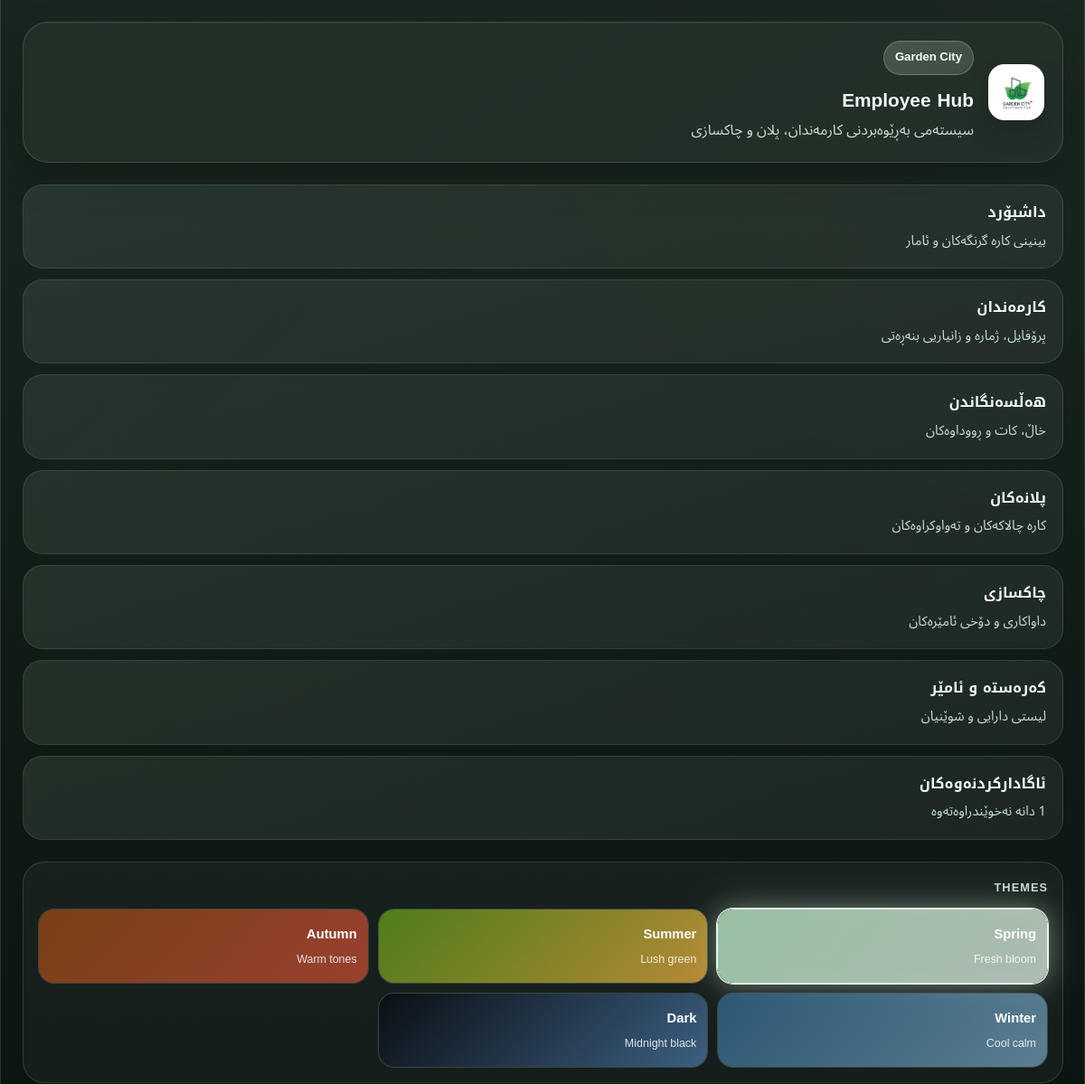
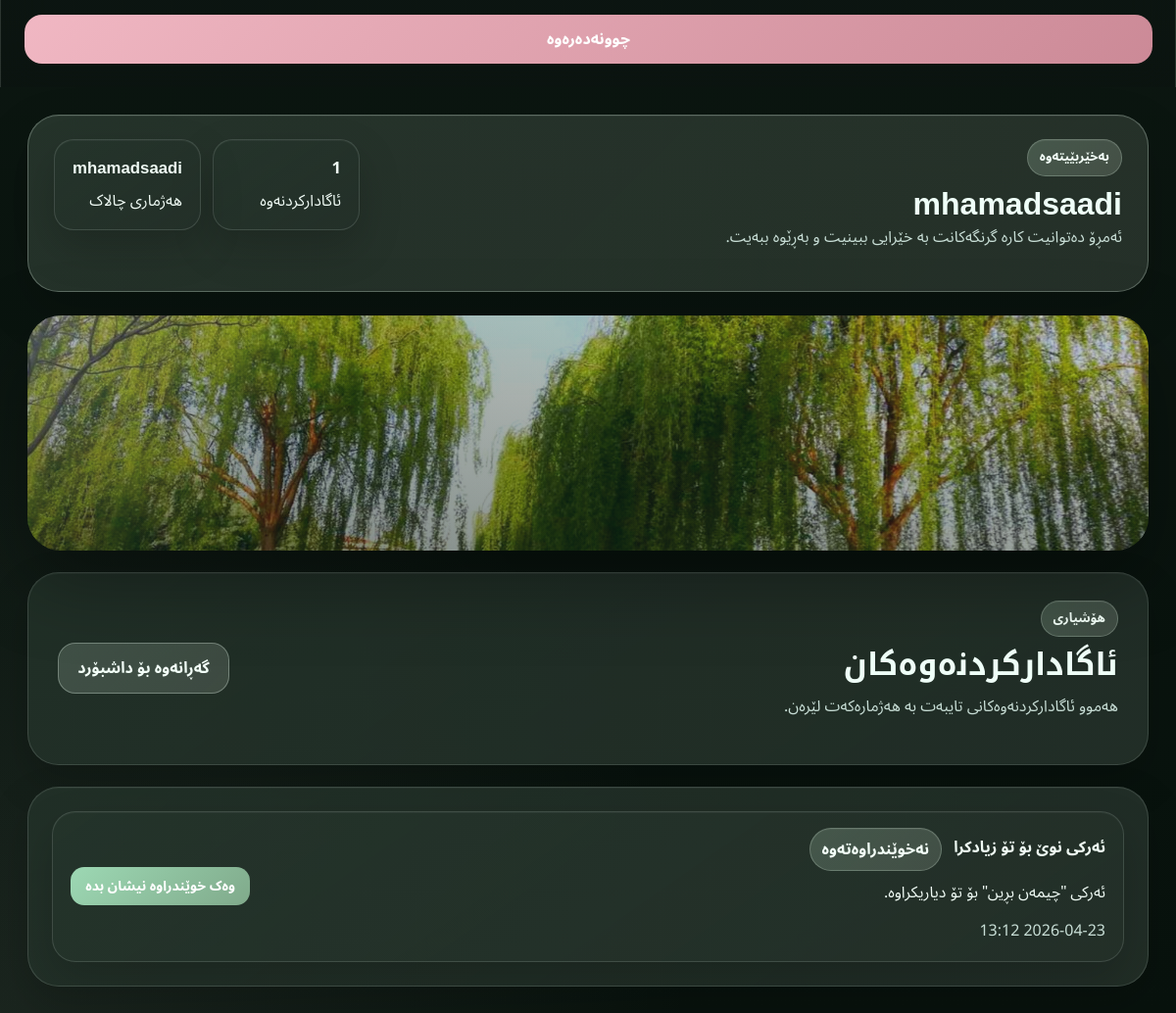
Screenshot of /notifications/ (signed in) with the database file from the repository (2 pictures, top to bottom).
### employees/models.py (models this page shows, shortened)
class Notification(models.Model):
    user = models.ForeignKey(User, on_delete=models.CASCADE, related_name='notifications')
    title = models.CharField(max_length=200)
    message = models.TextField()
    is_read = models.BooleanField(default=False)
    created_at = models.DateTimeField(auto_now_add=True)

### employees/views.py (the view)
# urls.py: path('notifications/', notification_list, name='notification_list'),
@login_required
def notification_list(request):
    notifications = Notification.objects.filter(user=request.user).order_by('-created_at')
    return render(request, 'employees/notification_list.html', {'notifications': notifications})

### employees/views.py (called while the page is built)
def unread_notifications_count(request):
    if request.user.is_authenticated:
        count = Notification.objects.filter(user=request.user, is_read=False).count()
        return {'unread_notifications_count': count}
    return {'unread_notifications_count': 0}

### employees/templates/employees/notification_list.html (shortened to what this page needs)
{% extends 'employees/base.html' %}
{% block banner_class %}page-banner-notifications{% endblock %}
{% block content %}
<section class="page-header-card">
    <div>
        <div class="eyebrow">هۆشیاری</div>
        <h2 class="section-title">ئاگادارکردنەوەکان</h2>
        <p class="section-copy">هەموو ئاگادارکردنەوەکانی تایبەت بە هەژمارەکەت لێرەن.</p>
    </div>
    <div class="header-actions">
        <a href="/dashboard/" class="btn btn-secondary">گەڕانەوە بۆ داشبۆرد</a>
    </div>
</section>
<section class="surface-card">
    <div class="stack-list">
        {% for n in notifications %}
            <article class="notification-card {% if not n.is_read %}notification-card-unread{% endif %}">
                <div>
                    <div class="notification-title-row">
                        <strong>{{ n.title }}</strong>
                        <span class="mini-badge {% if n.is_read %}mini-badge-success{% else %}mini-badge-warm{% endif %}">
                            {% if n.is_read %}خوێندراوەتەوە{% else %}نەخوێندراوەتەوە{% endif %}
                        </span>
                    </div>
                    <p class="notification-copy">{{ n.message }}</p>
                    <span class="notification-time">{{ n.created_at|date:"Y-m-d H:i" }}</span>
                </div>
                <div>
                    {% if not n.is_read %}
                        <a href="/notifications/{{ n.id }}/read/" class="btn btn-success btn-sm">وەک خوێندراوە نیشان بدە</a>
                    {% endif %}
                </div>
            </article>
        {% empty %}
            <div class="empty-state">
                <strong>هیچ ئاگادارکردنەوەیەک نییە</strong>
                <span>کاتێک ئەرکێک بۆ تۆ دابنرێت یان شتێکی نوێ هەبێت، لێرە دەردەکەوێت.</span>
            </div>
        {% endfor %}
    </div>
</section>
{% endblock %}

### employees/templates/employees/base.html (shortened to what this page needs)
{% load static %}
<!DOCTYPE html>
<html lang="ckb" dir="rtl">
<head>
    <link href="https://cdn.jsdelivr.net/npm/bootstrap@5.3.0/dist/css/bootstrap.min.css" rel="stylesheet">
    <link href="{% static 'css/app.css' %}?v=20260425i" rel="stylesheet">
</head>
<body class="theme-spring">
{% if request.user.is_authenticated %}
<div class="app-shell">
    <aside class="sidebar-panel" id="app-sidebar">
        <div class="brand-block">
            <img src="{% static 'images/garden-city-logo.jpg' %}" alt="Garden City" class="brand-logo">
            <div>
                <div class="brand-kicker">Garden City</div>
                <div class="brand-title">Employee Hub</div>
                <div class="brand-copy">سیستەمی بەڕێوەبردنی کارمەندان، پلان و چاکسازی</div>
            </div>
        </div>
        <nav class="sidebar-nav">
            <a href="/dashboard/" class="nav-link-tile">
                <span class="nav-link-title">داشبۆرد</span>
                <span class="nav-link-copy">بینینی کارە گرنگەکان و ئامار</span>
            </a>
            <a href="/employees/" class="nav-link-tile">
                <span class="nav-link-title">کارمەندان</span>
                <span class="nav-link-copy">پرۆفایل، ژمارە و زانیاریی بنەڕەتی</span>
            </a>
            <a href="/scores/" class="nav-link-tile">
                <span class="nav-link-title">هەڵسەنگاندن</span>
                <span class="nav-link-copy">خاڵ، کات و ڕووداوەکان</span>
            </a>
            <a href="/tasks/" class="nav-link-tile">
                <span class="nav-link-title">پلانەکان</span>
                <span class="nav-link-copy">کارە چالاکەکان و تەواوکراوەکان</span>
            </a>
            <a href="/maintenance/" class="nav-link-tile">
                <span class="nav-link-title">چاکسازی</span>
                <span class="nav-link-copy">داواکاری و دۆخی ئامێرەکان</span>
            </a>
            <a href="/assets/" class="nav-link-tile">
                <span class="nav-link-title">کەرەستە و ئامێر</span>
                <span class="nav-link-copy">لیستی دارایی و شوێنیان</span>
            </a>
            <a href="/notifications/" class="nav-link-tile">
                <span class="nav-link-title">ئاگادارکردنەوەکان</span>
                <span class="nav-link-copy">{{ unread_notifications_count }} دانە نەخوێندراوەتەوە</span>
            </a>
        </nav>
        <div class="sidebar-footer">
            <div class="theme-switcher-panel">
                <div class="theme-switcher-label">Themes</div>
                <div class="theme-switcher-grid">
                    <button type="button" class="theme-swatch" data-theme="theme-spring">
                        <span class="theme-swatch-title">Spring</span>
                        <span class="theme-swatch-copy">Fresh bloom</span>
                    </button>
                    <button type="button" class="theme-swatch" data-theme="theme-summer">
                        <span class="theme-swatch-title">Summer</span>
                        <span class="theme-swatch-copy">Lush green</span>
                    </button>
                    <button type="button" class="theme-swatch" data-theme="theme-autumn">
                        <span class="theme-swatch-title">Autumn</span>
                        <span class="theme-swatch-copy">Warm tones</span>
                    </button>
                    <button type="button" class="theme-swatch" data-theme="theme-winter">
                        <span class="theme-swatch-title">Winter</span>
                        <span class="theme-swatch-copy">Cool calm</span>
                    </button>
                    <button type="button" class="theme-swatch" data-theme="theme-dark">
                        <span class="theme-swatch-title">Dark</span>
                        <span class="theme-swatch-copy">Midnight black</span>
                    </button>
                </div>
            </div>
            <a href="/logout/" class="btn btn-danger w-100 mt-3">چوونەدەرەوە</a>
        </div>
    </aside>
    <main class="content-shell">
        <header class="topbar-panel">
            <div class="topbar-intro">
                <div class="topbar-intro-copy">
                    <div class="eyebrow">بەخێربێیتەوە</div>
                    <h1 class="topbar-title">{{ request.user.get_full_name|default:request.user.username }}</h1>
                    <p class="topbar-copy">ئەمڕۆ دەتوانیت کارە گرنگەکانت بە خێرایی ببینیت و بەڕێوە ببەیت.</p>
                </div>
            </div>
            <div class="status-cluster">
                <div class="status-pill">
                    <strong>{{ unread_notifications_count }}</strong>
                    <span>ئاگادارکردنەوە</span>
                </div>
                <div class="status-pill">
                    <strong>{{ request.user.username }}</strong>
                    <span>هەژماری چالاک</span>
                </div>
            </div>
        </header>
        <div class="page-body">
            <section class="page-visual-banner {% block banner_class %}page-banner-default{% endblock %}">
                <div class="page-visual-banner-inner"></div>
            </section>
            {% block content %}{% endblock %}
        </div>
    </main>
</div>
{% else %}
{% block guest_content %}{% endblock %}
{% endif %}
</body>
</html>

### rows the page displays
Notification: title "ئەرکی نوێ بۆ تۆ زیادکرا", is_read "نەخوێندراوەتەوە", message "ئەرکی \"چیمەن بڕین\" بۆ تۆ دیاریکراوە.", created_at "2026-04-23 13:12"

### other values shown
{{ request.user.get_full_name|default:request.user.username }} "mhamadsaadi"
{{ unread_notifications_count }} "1"
{{ request.user.username }} "mhamadsaadi"
